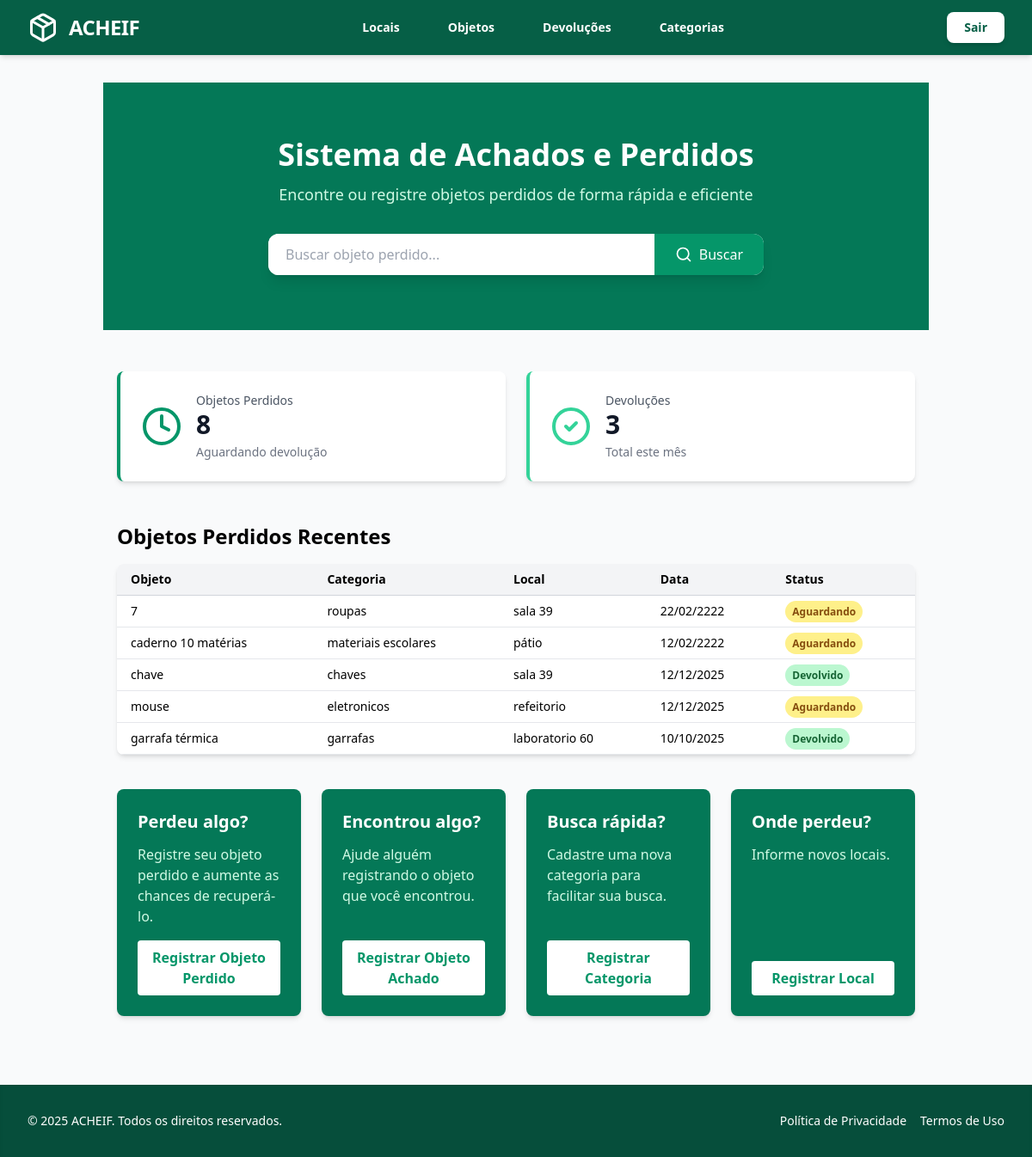
The page / on the database its author committed.
### objetos/models.py (models this page shows, shortened)
class Objeto(models.Model):
    STATUS_CHOICES = [
        ('aguardando', 'Aguardando Devolução'),
        ('devolvido', 'Devolvido'),
    ]
    tipo = models.CharField(max_length=100)
    descricao = models.TextField()
    foto = models.ImageField(upload_to='objetos_fotos/', null=True, blank=True)  # novo campo
    data_achado = models.DateField()
    local_achado = models.CharField(max_length=100)
    categoria = models.ForeignKey(
        Categoria, on_delete=models.SET_NULL, null=True, blank=True, related_name="objetos"
    )
    status = models.CharField(max_length=20, choices=STATUS_CHOICES, default='aguardando')

class Categoria(models.Model):
    nome = models.CharField(max_length=50, unique=True)
    descricao = models.TextField(blank=True, null=True)
    criado_em = models.DateTimeField(auto_now_add=True)
    atualizado_em = models.DateTimeField(auto_now=True)

### objetos/views.py (the view)
# urls.py: path('', views.dashboard, name='dashboard'),  # dashboard separado
def dashboard(request):
    q = request.GET.get("q")  # termo digitado
    objetos_recentes = Objeto.objects.order_by('-data_achado')
    if q:
        objetos_recentes = objetos_recentes.filter(tipo__icontains=q)  # somente pelo nome
    objetos_recentes = objetos_recentes[:5]  # mantém só os 5 mais recentes filtrados
    total_objetos_perdidos = Objeto.objects.filter(status='aguardando').count()
    total_objetos_achados = Objeto.objects.filter(status='achado').count()
    total_devolucoes = Devolucao.objects.count()
    context = {
        'total_objetos_perdidos': total_objetos_perdidos,
        'total_objetos_achados': total_objetos_achados,
        'total_devolucoes': total_devolucoes,
        'objetos_recentes': objetos_recentes,
        'q': q,  # envia termo de busca pro template
    }
    return render(request, 'objetos/inicio.html', context)

### objetos/templates/objetos/inicio.html (shortened to what this page needs)
{% extends 'base.html' %}
{% block content %}
<section class="bg-emerald-700 text-white w-full py-16">
  <div class="max-w-4xl mx-auto px-6 text-center">
    <h2 class="text-4xl font-bold mb-3">Sistema de Achados e Perdidos</h2>
    <p class="text-lg mb-8 text-emerald-100">Encontre ou registre objetos perdidos de forma rápida e eficiente</p>
<form method="GET" action="" class="relative bg-white rounded-xl shadow-lg flex items-center max-w-xl mx-auto overflow-hidden">
<input
  type="text"
  name="q"
  value="{{ q|default:'' }}"
  placeholder="Buscar objeto perdido..."
  class="flex-1 px-5 py-3 text-gray-800 outline-none"
/>
  <button type="submit" class="bg-emerald-600 hover:bg-emerald-700 text-white px-6 py-3 flex items-center gap-2 transition">
    <svg xmlns="http://www.w3.org/2000/svg" width="20" height="20" viewBox="0 0 24 24" fill="none" stroke="currentColor" stroke-width="2" stroke-linecap="round" stroke-linejoin="round">
      <circle cx="11" cy="11" r="8"></circle>
      <path d="m21 21-4.3-4.3"></path>
    </svg>
    Buscar
  </button>
</form>
  </div>
</section>
<main class="container mx-auto px-4 py-12">
  <div class="grid grid-cols-1 md:grid-cols-2 gap-6 mb-12">
    <div class="bg-white rounded-lg shadow-md p-6 flex items-center gap-4 border-l-4 border-emerald-600">
      <div class="flex-shrink-0">
        <svg xmlns="http://www.w3.org/2000/svg" width="48" height="48" viewBox="0 0 24 24" fill="none" stroke="currentColor" stroke-width="2" stroke-linecap="round" stroke-linejoin="round" class="text-emerald-600">
          <circle cx="12" cy="12" r="10"></circle>
          <polyline points="12 6 12 12 16 14"></polyline>
        </svg>
      </div>
      <div>
        <p class="text-sm text-gray-600">Objetos Perdidos</p>
        <p class="text-3xl font-bold text-gray-900">{{ total_objetos_perdidos }}</p>
        <p class="text-sm text-gray-500 mt-1">Aguardando devolução</p>
      </div>
    </div>
    <div class="bg-white rounded-lg shadow-md p-6 flex items-center gap-4 border-l-4 border-emerald-400">
      <div class="flex-shrink-0">
      </div>
      <div>
        <p class="text-sm text-gray-600">Devoluções</p>
        <p class="text-3xl font-bold text-gray-900">{{ total_devolucoes }}</p>
        <p class="text-sm text-gray-500 mt-1">Total este mês</p>
      </div>
    </div>
  </div>
  <h2 class="text-2xl font-bold mb-4">Objetos Perdidos Recentes</h2>
  <div class="overflow-x-auto rounded-lg shadow-md">
    <table class="min-w-full bg-white">
      <thead class="bg-gray-100 border-b border-gray-300">
        <tr>
          <th class="py-2 px-4 text-left text-sm font-semibold">Objeto</th>
          <th class="py-2 px-4 text-left text-sm font-semibold">Categoria</th>
          <th class="py-2 px-4 text-left text-sm font-semibold">Local</th>
          <th class="py-2 px-4 text-left text-sm font-semibold">Data</th>
          <th class="py-2 px-4 text-left text-sm font-semibold">Status</th>
        </tr>
      </thead>
      <tbody>
        {% for objeto in objetos_recentes %}
        <tr class="border-b border-gray-200 hover:bg-gray-50">
          <td class="py-2 px-4 text-sm">{{ objeto.tipo }}</td>
          <td class="py-2 px-4 text-sm">{% if objeto.categoria %}{{ objeto.categoria.nome }}{% else %}&mdash;{% endif %}</td>
          <td class="py-2 px-4 text-sm">{{ objeto.local_achado }}</td>
          <td class="py-2 px-4 text-sm">{{ objeto.data_achado|date:"d/m/Y" }}</td>
          <td class="py-2 px-4 text-sm">
            {% if objeto.status == 'aguardando' %}
              <span class="bg-yellow-200 text-yellow-800 rounded-full px-2 py-1 text-xs font-semibold">Aguardando</span>
            {% elif objeto.status == 'devolvido' %}
              <span class="bg-green-200 text-green-800 rounded-full px-2 py-1 text-xs font-semibold">Devolvido</span>
            {% else %}
              {{ objeto.get_status_display }}
            {% endif %}
          </td>
        </tr>
        {% empty %}
        <tr>
          <td colspan="5" class="py-4 text-center text-gray-500">Nenhum objeto perdido cadastrado.</td>
        </tr>
        {% endfor %}
      </tbody>
    </table>
  </div>
  <div class="grid grid-cols-1 sm:grid-cols-2 lg:grid-cols-4 gap-6 mt-10">
    <div class="bg-emerald-700 text-white rounded-lg shadow-md p-6 flex flex-col justify-between">
      <div>
        <h3 class="text-xl font-bold mb-3">Perdeu algo?</h3>
        <p class="text-emerald-100 mb-4">Registre seu objeto perdido e aumente as chances de recuperá-lo.</p>
      </div>
      <button onclick="window.location.href='{% url 'objetos:criar_objeto' %}'" class="bg-white text-emerald-600 font-semibold px-4 py-2 rounded hover:bg-emerald-50 transition">Registrar Objeto Perdido</button>
    </div>
    <div class="bg-emerald-700 text-white rounded-lg shadow-md p-6 flex flex-col justify-between">
      <div>
        <h3 class="text-xl font-bold mb-3">Encontrou algo?</h3>
        <p class="text-emerald-100 mb-4">Ajude alguém registrando o objeto que você encontrou.</p>
      </div>
      <button onclick="window.location.href='{% url 'objetos:criar_devolucao' %}'" class="bg-white text-emerald-600 font-semibold px-4 py-2 rounded hover:bg-emerald-50 transition">Registrar Objeto Achado</button>
    </div>
    <div class="bg-emerald-700 text-white rounded-lg shadow-md p-6 flex flex-col justify-between">
      <div>
        <h3 class="text-xl font-bold mb-3">Busca rápida?</h3>
        <p class="text-emerald-100 mb-4">Cadastre uma nova categoria para facilitar sua busca.</p>
      </div>
      <button onclick="window.location.href='{% url 'objetos:criar_categoria' %}'" class="bg-white text-emerald-600 font-semibold px-4 py-2 rounded hover:bg-emerald-50 transition">Registrar Categoria</button>
    </div>
    <div class="bg-emerald-700 text-white rounded-lg shadow-md p-6 flex flex-col justify-between">
      <div>
        <h3 class="text-xl font-bold mb-3">Onde perdeu?</h3>
        <p class="text-emerald-100 mb-4">Informe novos locais.</p>
      </div>
      <button onclick="window.location.href='{% url 'objetos:criar_local' %}'" class="bg-white text-emerald-600 font-semibold px-4 py-2 rounded hover:bg-emerald-50 transition">Registrar Local</button>
    </div>
  </div>
</main>
{% endblock %}

### objetos/templates/objetos/static/style.css (style rules this page uses)
body { font-family: system-ui, -apple-system, BlinkMacSystemFont, "Segoe UI", Roboto, sans-serif; background-color: #f9fafb; }

### rows shown on the page
Objeto: tipo "7", categoria.nome "roupas", local_achado "sala 39", data_achado "22/02/2222", status "Aguardando"
Objeto: tipo "caderno 10 matérias", categoria.nome "materiais escolares", local_achado "pátio", data_achado "12/02/2222", status "Aguardando"
Objeto: tipo "chave", categoria.nome "chaves", local_achado "sala 39", data_achado "12/12/2025", status "Devolvido"
Objeto: tipo "mouse", categoria.nome "eletronicos", local_achado "refeitorio", data_achado "12/12/2025", status "Aguardando"
Objeto: tipo "garrafa térmica", categoria.nome "garrafas", local_achado "laboratorio 60", data_achado "10/10/2025", status "Devolvido"

### other values the page prints
{{ total_objetos_perdidos }} "8"
{{ total_devolucoes }} "3"
